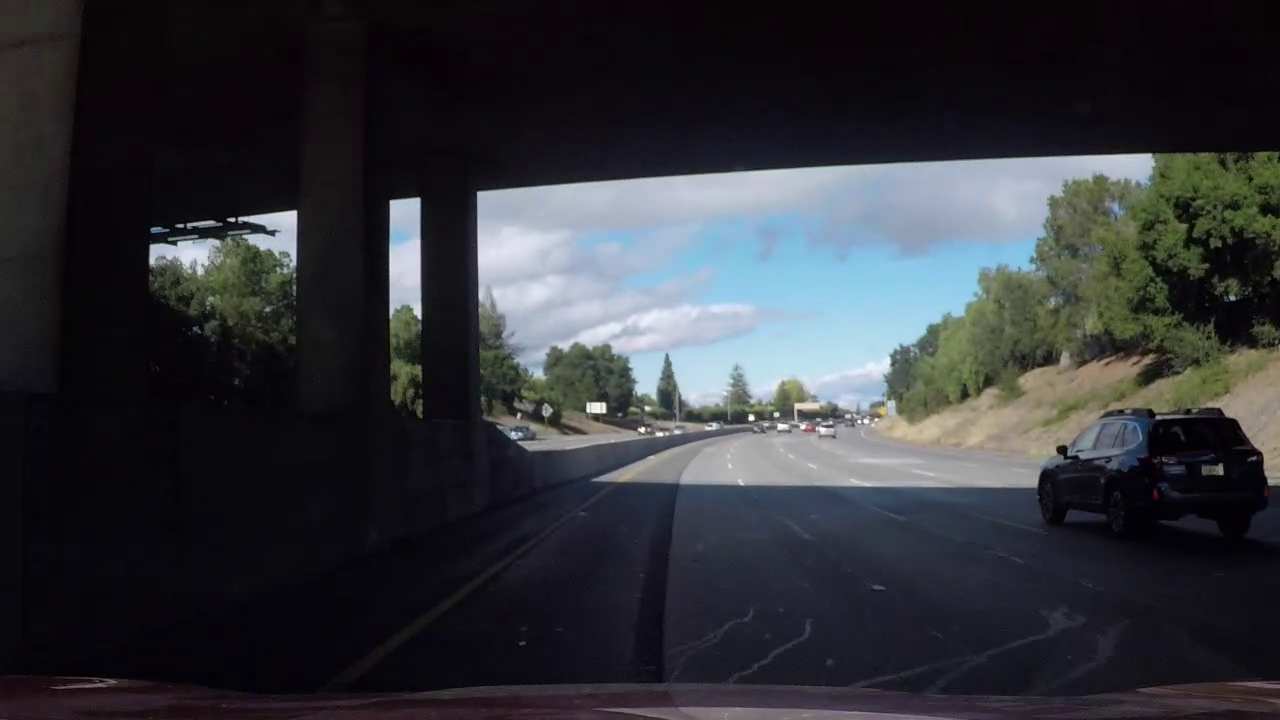
#> input picture sampleLane2.PNG, 1280 x 720 px, found by its file name
$ python Algorithm1B.py
#> lines starting #> are read from the running program, lines starting #| are printed output that depends on the picture; after the words box and inside, x2 and y2 are one past the last pixel; in counts of white or black regions, pixels touching at a corner belong together
'''
Copyright (c) 2020 Hao Da (Kevin) Dong
@file       Algorithm1B.py
@date       2020/03/08
@brief      Lane detection application
@license    This project is released under the BSD-3-Clause license.
'''

import numpy as np
import cv2

'''
@brief      Application which detects and overlays road lanes in a video stream
'''
class Algorithm1B:
    #K = np.array([])                    # Camera intrinsic matrix
    #distortionCoeffs = np.array([])     # Camera distortion coefficients

    cropFactor = 0      # 0-1 value that represents percentage to crop from the top of a frame to isolate lanes
    cropLineY = 0       # cropFactor value in terms of pixels from the top of the frame

    frame = np.array([])
    laneMask = np.array([])

    #yellowHSVLowBound = np.array([10, 70, 200])
    #yellowHSVUpperBound = np.array([65, 180, 255])

    yellowHSVLowBound = np.array([10, 30, 140])
    yellowHSVUpperBound = np.array([30, 255, 255])

    # [5 lines of commented-out code are left out]

    whiteHSVLowBound = np.array([0, 0, 208])
    whiteHSVUpperBound = np.array([255, 75, 255])


    def __init__(self, cropFactor=0.6):
        #self.K = K
        #self.distortionCoeffs = distortionCoeffs
        self.cropFactor = cropFactor


    '''
    @brief      Undistort an image, remove noise and crop to ROI
    @param
    @return
    '''
    def prepareImage(self, frame):
        h = frame.shape[0]
        w = frame.shape[1]

        #newK, _ = cv2.getOptimalNewCameraMatrix(self.K, self.distortionCoeffs, (w, h), 0, (w, h))
        #undistortedFrame = cv2.undistort(frame, self.K, self.distortionCoeffs, None, newK)

        #self.frame = undistortedFrame

        self.frame = frame

        blurredFrame = cv2.GaussianBlur(self.frame, (5,5), 0)

        self.cropLineY = int(self.cropFactor*h)
        croppedFrame = blurredFrame[self.cropLineY:h, :, :]

        return croppedFrame


    '''
    @brief      Determine the lane line equations from a frame
    @param
    @return
    '''
    def getLaneLines(self, frame):
        hsvFrame = cv2.cvtColor(frame, cv2.COLOR_BGR2HSV)

        yellowMask = cv2.inRange(hsvFrame, self.yellowHSVLowBound, self.yellowHSVUpperBound)
        whiteMask = cv2.inRange(hsvFrame, self.whiteHSVLowBound, self.whiteHSVUpperBound)

        self.laneMask = yellowMask | whiteMask

        lines = cv2.HoughLinesP(self.laneMask, 1, np.pi / 180, 50)

        lineParams = []
        if (lines is not None and len(lines) > 1):
            for i in range(0, len(lines)):
                for x1,y1,x2,y2 in lines[i]:

                    #cv2.line(undistortedFrame,(x1,y1+cropLineY),(x2,y2+cropLineY),(0,0,255),2)

                    if (y2 != y1 and x2 != x1):
                        m = (y2-y1) / (x2-x1)
                        b = y1 - m*x1
                        if (np.isnan(m) == False and np.isnan(b) == False):
                            lineParams.append([m,b])
                    else:
                        continue

        lineParams = np.array(lineParams)

        if (len(lineParams) <= 1):
            return lineParams

        # Define criteria = ( type, max_iter = 10 , epsilon = 1.0 )
        criteria = (cv2.TERM_CRITERIA_EPS + cv2.TERM_CRITERIA_MAX_ITER, 10, 1.0)

        # Set flags (Just to avoid line break in the code)
        flags = cv2.KMEANS_RANDOM_CENTERS

        # Apply KMeans
        lineParams = np.float32(lineParams)
        _, _, centers = cv2.kmeans(lineParams, 2, None, criteria, 10, flags)

        m1 = centers[0,0]
        m2 = centers[1,0]
        b1 = centers[0,1] + self.cropLineY
        b2 = centers[1,1] + self.cropLineY

        laneParams = np.array([[m1, b1],
                               [m2, b2]])

        return laneParams


    '''
    @brief      Display the lane lines, lane mesh and drivetrajectory angle on the frame
    @param
    @return
    '''
    def visualization(self, laneParams):
        if (len(laneParams) <= 1):
            return self.frame

        h = self.frame.shape[0]
        w = self.frame.shape[1]

        m1 = laneParams[0,0]
        m2 = laneParams[1,0]
        b1 = laneParams[0,1]
        b2 = laneParams[1,1]

        y1 = h
        y2 = self.cropLineY
        y3 = h
        y4 = self.cropLineY

        x1 = int((y1 - b1) / m1)
        x2 = int((y2 - b1) / m1)
        x3 = int((y3 - b2) / m2)
        x4 = int((y4 - b2) / m2)

        outputFrame = self.frame.copy()

        # Draw lane lines
        cv2.line(outputFrame, (x1,y1), (x2,y2), color=(0,255,0), thickness=3)
        cv2.line(outputFrame, (x3,y3), (x4,y4), color=(0,255,0), thickness=3)

        # Create a translucent mesh over the lane
        overlay = outputFrame.copy()
        laneMesh = np.array([[x1,y1], [x2,y2], [x4,y4], [x3,y3]])

        cv2.fillPoly(overlay, [laneMesh], color=(0, 0, 255))
        cv2.addWeighted(src1=overlay, alpha=0.5, \
                        src2=outputFrame, beta=0.5, \
                        dst=outputFrame, gamma=0)

        # Calculate the centerline angle and display the driving trajectory
        laneAngle1 = np.degrees(np.arctan(m1))
        laneAngle2 = np.degrees(np.arctan(m2))
        if (laneAngle1 < 0):
            laneAngle1 = laneAngle1 + 180
        if (laneAngle2 < 0):
            laneAngle2 = laneAngle2 + 180

        centerlineAngle = (laneAngle1 + laneAngle2) / 2

        textOverlay = 'Drive Trajectory: ' \
                    + str(round(centerlineAngle - 90)) \
                    + ' degrees from center'

        cv2.putText(outputFrame, textOverlay, (10,30), \
                    cv2.FONT_HERSHEY_SIMPLEX, 1, \
                    color=(0,0,255), thickness=3)


        scale = 1000 / w  # percent of original size
        dim = (int(w * scale), int(h * scale))
        dimCropped = (int(self.laneMask.shape[1] * scale), int(self.laneMask.shape[0] * scale))

        '''
        cv2.imshow("Frame", cv2.resize(outputFrame, dim))
        cv2.imshow("Mask", cv2.resize(self.laneMask, dimCropped))
        cv2.waitKey(0)
        '''

        # Create binary image of lane
        binaryImage = np.zeros((self.frame.shape[0], self.frame.shape[1]))
        cv2.fillPoly(binaryImage, [laneMesh], color=(255, 255, 255))


        return outputFrame, binaryImage.astype('uint8')


    def detectLane(self, frame):
        preparedFrame = self.prepareImage(frame)
        laneParams = self.getLaneLines(preparedFrame)
        outputFrame, binaryImage = self.visualization(laneParams)

        return binaryImage


if __name__ == '__main__':
    '''
    K = np.array([[9.037596e+02, 0.000000e+00, 6.957519e+02],
                   [0.000000e+00, 9.019653e+02, 2.242509e+02],
                   [0.000000e+00, 0.000000e+00, 1.000000e+00]])

    distortionCoeffs = np.array([-3.639558e-01, 1.788651e-01, 6.029694e-04, -3.922424e-04, -5.382460e-02])


    K = np.array([[1.15422732e+03, 0.00000000e+00, 6.71627794e+02],
                  [0.00000000e+00, 1.14818221e+03, 3.86046312e+02],
                  [0.00000000e+00, 0.00000000e+00, 1.00000000e+00]])

    distortionCoeffs = np.array([-2.42565104e-01, -4.77893070e-02, -1.31388084e-03, -8.79107779e-05, 2.20573263e-02])
    '''

    # How much to crop a frame from the top to isolate the road
    cropFactor = 0.5

    # Run application
    laneDetector = Algorithm1B(cropFactor)

    frame = cv2.imread('sampleLane2.png')
#> frame is the input picture: shape (720, 1280, 3); mean B, G, R 57.6, 52.3, 50.6
    laneDetector.detectLane(frame)
#> in prepareImage, `croppedFrame = blurredFrame[self.cropLineY:h, :, :]`:
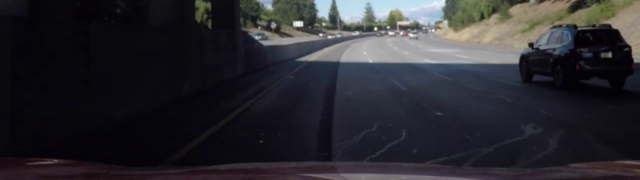
#> croppedFrame: shape (360, 1280, 3) (shown at 1/2 size); mean B, G, R 47.8, 42.1, 43.2
#> in getLaneLines, `yellowMask = cv2.inRange(hsvFrame, self.yellowHSVLowBound, self.yellow..`:
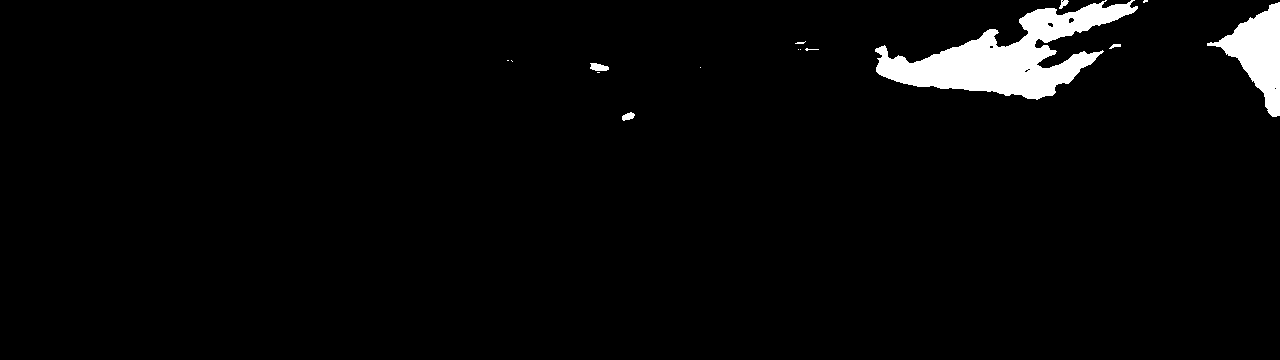
#> yellowMask: shape (360, 1280); 3.2% white; 15 white regions (9 under 20 px), largest, box (x1, y1, x2, y2) and area: (875, 0, 1138, 100) 10606, (1207, 2, 1280, 117) 3679, (590, 63, 609, 71) 114, (622, 112, 635, 121) 76, (1059, 0, 1069, 9) 49, (1109, 44, 1121, 49) 34
#> in getLaneLines, `lines = cv2.HoughLinesP(self.laneMask, 1, np.pi / 180, 50)`: lines = 495 rows, first 6: [742, 12, 879, 21], [1267, 108, 1279, 110], [745, 15, 780, 21], [845, 20, 854, 20], [819, 36, 868, 42], [672, 1, 888, 9]
#> after the loop in getLaneLines, `for i in range(0, len(lines)):`: lineParams = 268 pairs, first value -0.5 to 0.25, second value -182.5 to 610.5
#> in getLaneLines, `_, _, centers = cv2.kmeans(lineParams, 2, None, criteria, 10, flags)`: centers = [[0.087, -36.12], [-0.0922, 122]]
#> in getLaneLines, `m1 = centers[0,0]`: m1 = 0.087
#> in getLaneLines, `m2 = centers[1,0]`: m2 = -0.0922
#> in getLaneLines, `b1 = centers[0,1] + self.cropLineY`: b1 = 323.9
#> in getLaneLines, `b2 = centers[1,1] + self.cropLineY`: b2 = 482
#> in getLaneLines, `laneParams = np.array([[m1, b1], [m2, b2]])`: laneParams = [[0.087, 323.9], [-0.0922, 482]]
#> in visualization, `m1 = laneParams[0,0]`: m1 = 0.087
#> in visualization, `m2 = laneParams[1,0]`: m2 = -0.0922
#> in visualization, `b1 = laneParams[0,1]`: b1 = 323.9
#> in visualization, `b2 = laneParams[1,1]`: b2 = 482
#> in visualization, `x1 = int((y1 - b1) / m1)`: x1 = 4554
#> in visualization, `x2 = int((y2 - b1) / m1)`: x2 = 415
#> in visualization, `x3 = int((y3 - b2) / m2)`: x3 = -2581
#> in visualization, `x4 = int((y4 - b2) / m2)`: x4 = 1322
#> in visualization, `laneMesh = np.array([[x1,y1], [x2,y2], [x4,y4], [x3,y3]])`: laneMesh = [[4554, 720], [415, 360], [1322, 360], [-2581, 720]]
#> in visualization, `cv2.fillPoly(overlay, [laneMesh], color=(0, 0, 255))`:
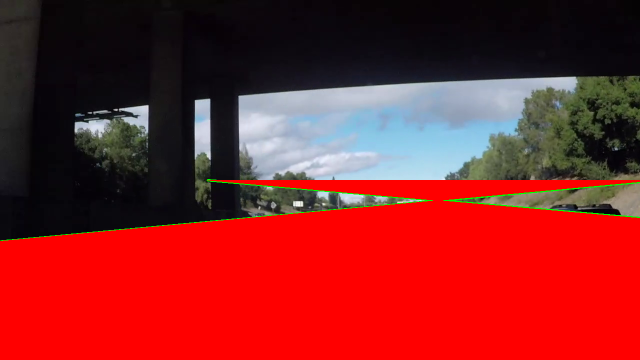
#> overlay: shape (720, 1280, 3) (shown at 1/2 size); mean B, G, R 36.8, 35.7, 138.9
#> in visualization, `laneAngle1 = np.degrees(np.arctan(m1))`: laneAngle1 = 4.97
#> in visualization, `laneAngle2 = np.degrees(np.arctan(m2))`: laneAngle2 = -5.27
#> in visualization, `laneAngle2 = laneAngle2 + 180`: laneAngle2 = 174.7
#> in visualization, `centerlineAngle = (laneAngle1 + laneAngle2) / 2`: centerlineAngle = 89.85
#> in visualization, `textOverlay = 'Drive Trajectory: ' \ + str(round(centerlineAngle - 90)..`: textOverlay = 'Drive Trajectory: 0 degrees from center'
#> in visualization, `cv2.putText(outputFrame, textOverlay, (10,30), \ cv2.FONT_HERSHEY_SIMP..`:
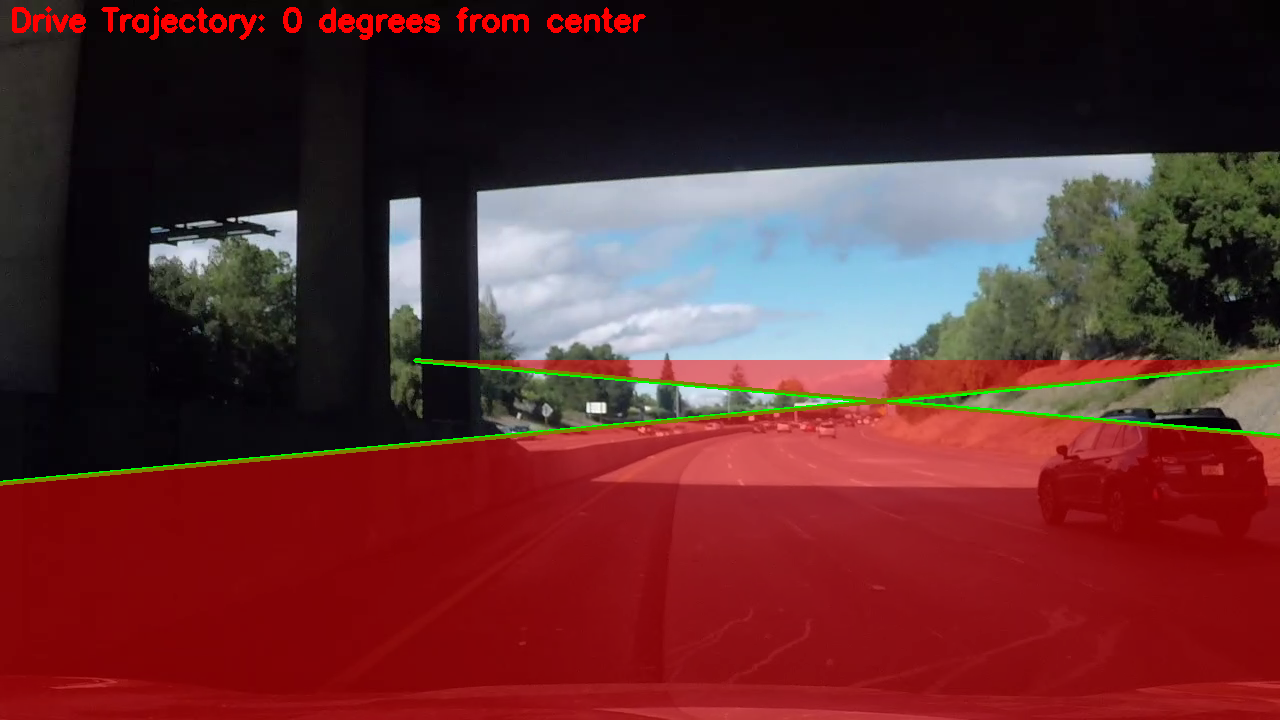
#> outputFrame: shape (720, 1280, 3); mean B, G, R 46.6, 44.9, 96
#> in visualization, `cv2.fillPoly(binaryImage, [laneMesh], color=(255, 255, 255))`:
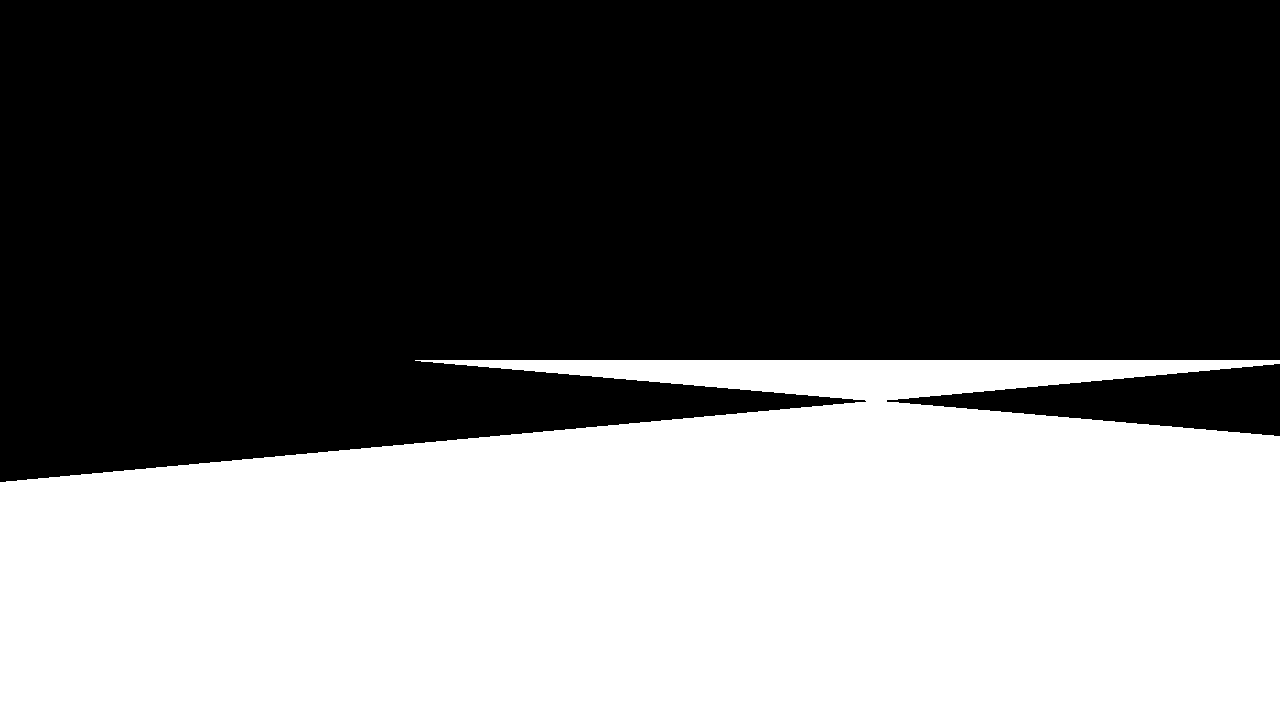
#> binaryImage: shape (720, 1280) float64; 41.8% white; 1 white region, box (x1, y1, x2, y2) and area: (0, 360, 1280, 720) 385011

    # preparedFrame = laneDetector.prepareImage(frame)
    # laneParams = laneDetector.getLaneLines(preparedFrame)
    # outputFrame = laneDetector.visualization(laneParams)

$ run again, with sampleLane.png copied over sampleLane2.PNG
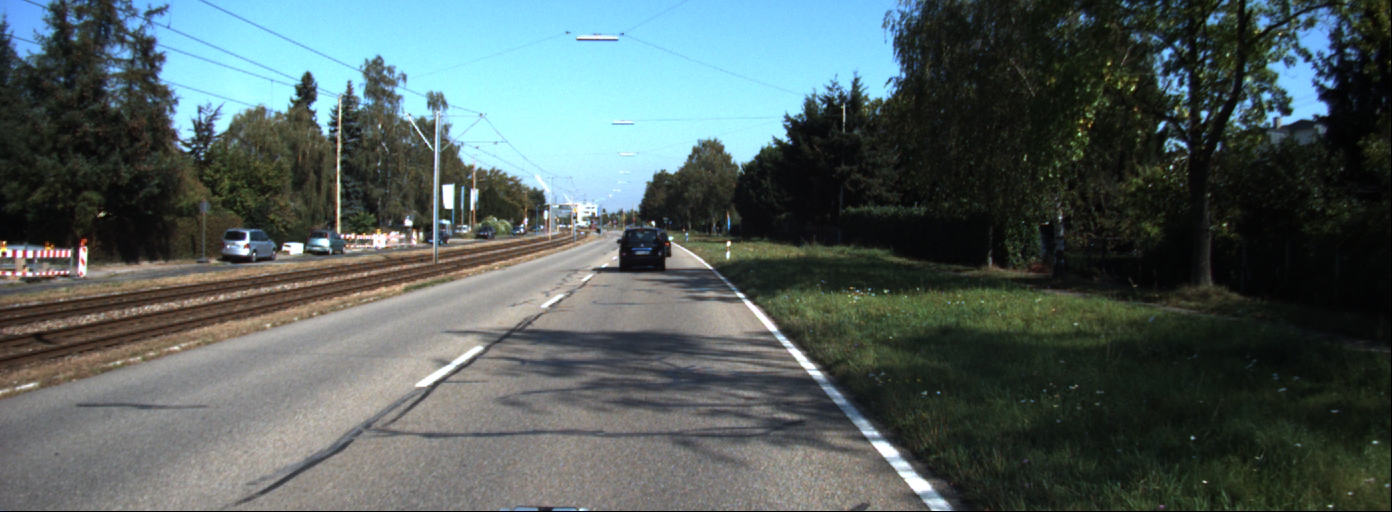
#> input picture sampleLane.png, 1392 x 512 px, found by its file name
#> frame is the input picture: shape (512, 1392, 3); mean B, G, R 93.5, 94.9, 81.3
#> hsvFrame: shape (256, 1392, 3); mean H, S, V 50.3, 47, 92.7
#> in getLaneLines, `yellowMask = cv2.inRange(hsvFrame, self.yellowHSVLowBound, self.yellow..`:
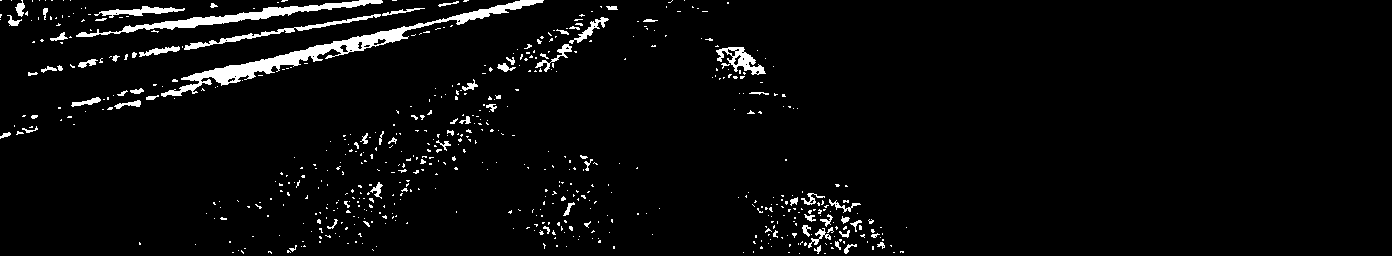
#> yellowMask: shape (256, 1392); 3.8% white; 613 white regions (539 under 20 px), largest, box (x1, y1, x2, y2) and area: (161, 0, 544, 97) 3661, (76, 0, 383, 37) 1845, (184, 14, 381, 50) 730
#> whiteMask: shape (256, 1392); 0.71% white; 30 white regions (18 under 20 px), largest, box (x1, y1, x2, y2) and area: (873, 185, 932, 237) 780, (415, 90, 482, 131) 492, (777, 79, 821, 121) 344
#> self.laneMask: shape (256, 1392); 4.5% white; 614 white regions (531 under 20 px), largest, box (x1, y1, x2, y2) and area: (161, 0, 544, 97) 3661, (76, 0, 383, 37) 1845, (716, 45, 777, 76) 785
#> lines = 780 rows, first 6: [72, 106, 100, 99], [161, 95, 198, 86], [181, 89, 201, 83], [181, 79, 422, 24], [297, 29, 367, 18], [190, 80, 341, 45]
#> after the loop in getLaneLines, `for i in range(0, len(lines)):`: lineParams = 383 pairs, first value -1 to 2, second value -1428 to 623
#> centers = [[-0.355, 234.8], [1.08, -751.1]]
#> in getLaneLines, `m1 = centers[0,0]`: m1 = -0.355
#> in getLaneLines, `m2 = centers[1,0]`: m2 = 1.08
#> in getLaneLines, `b1 = centers[0,1] + self.cropLineY`: b1 = 490.8
#> in getLaneLines, `b2 = centers[1,1] + self.cropLineY`: b2 = -495.1
#> in getLaneLines, `laneParams = np.array([[m1, b1], [m2, b2]])`: laneParams = [[-0.355, 490.8], [1.08, -495.1]]
#> in visualization, `m1 = laneParams[0,0]`: m1 = -0.355
#> in visualization, `m2 = laneParams[1,0]`: m2 = 1.08
#> in visualization, `b1 = laneParams[0,1]`: b1 = 490.8
#> in visualization, `b2 = laneParams[1,1]`: b2 = -495.1
#> x1 = -59
#> x2 = 662
#> x3 = 934
#> x4 = 696
#> laneMesh = [[-59, 512], [662, 256], [696, 256], [934, 512]]
#> overlay: shape (512, 1392, 3); mean B, G, R 71, 72.5, 104.8
#> in visualization, `laneAngle1 = np.degrees(np.arctan(m1))`: laneAngle1 = -19.53
#> laneAngle2 = 47.15
#> in visualization, `laneAngle1 = laneAngle1 + 180`: laneAngle1 = 160.5
#> centerlineAngle = 103.8
#> textOverlay = 'Drive Trajectory: 14 degrees from center'
#> in visualization, `cv2.fillPoly(binaryImage, [laneMesh], color=(255, 255, 255))`:
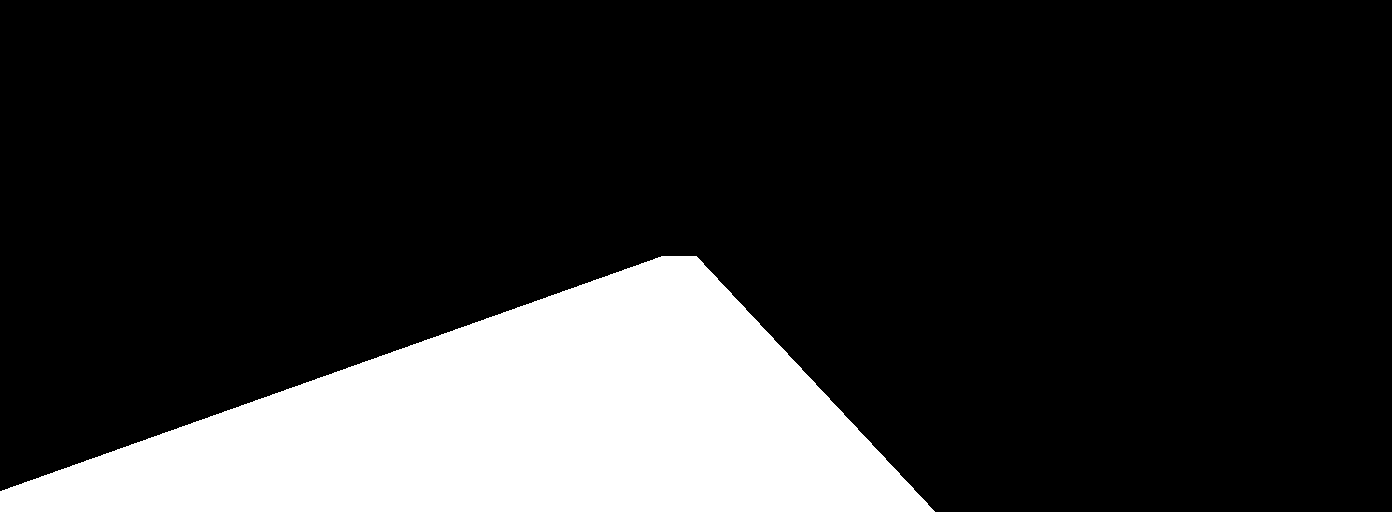
#> binaryImage: shape (512, 1392) float64; 18.4% white; 1 white region, box (x1, y1, x2, y2) and area: (0, 256, 935, 512) 130993
